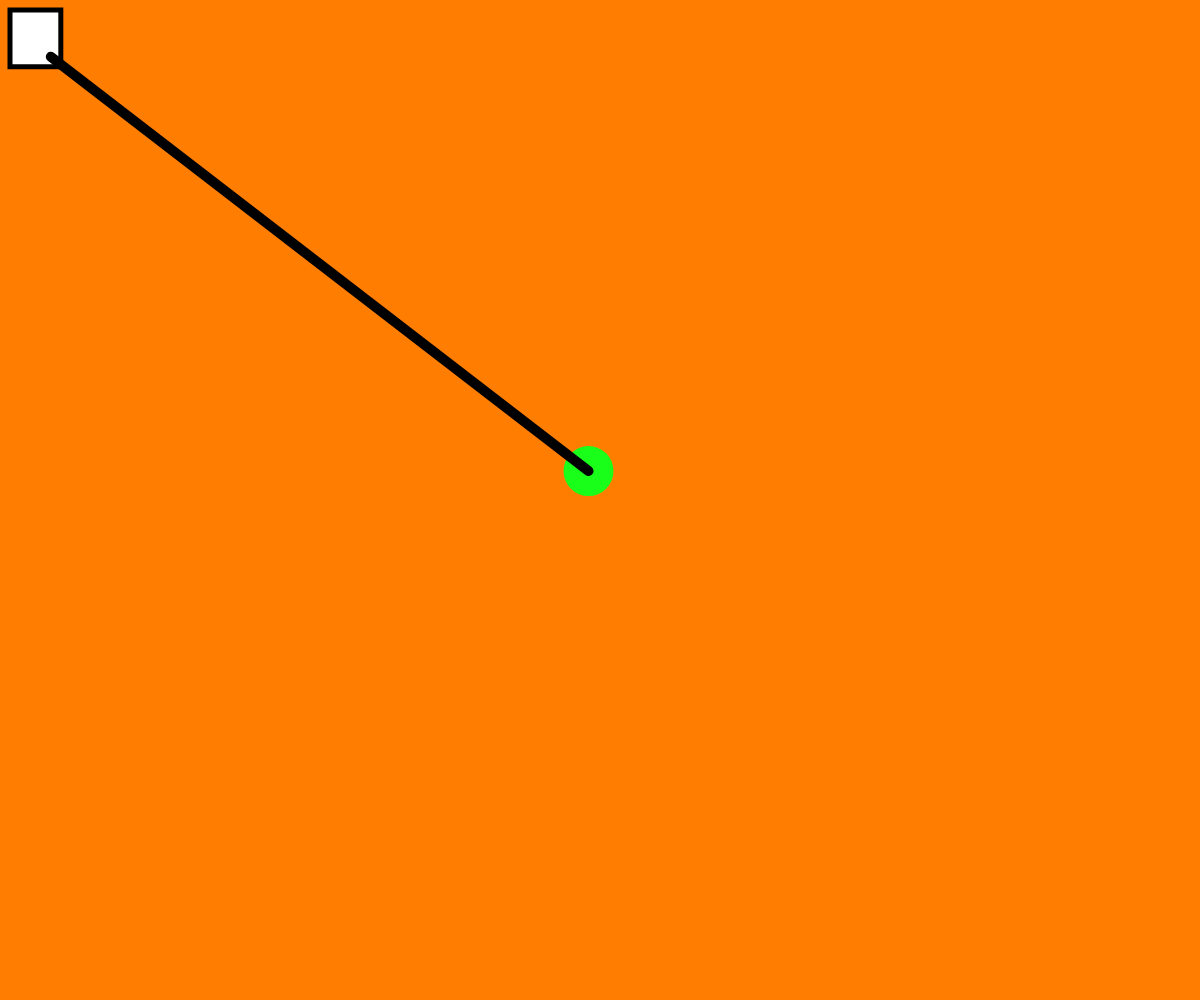
Frame 1 (no input)
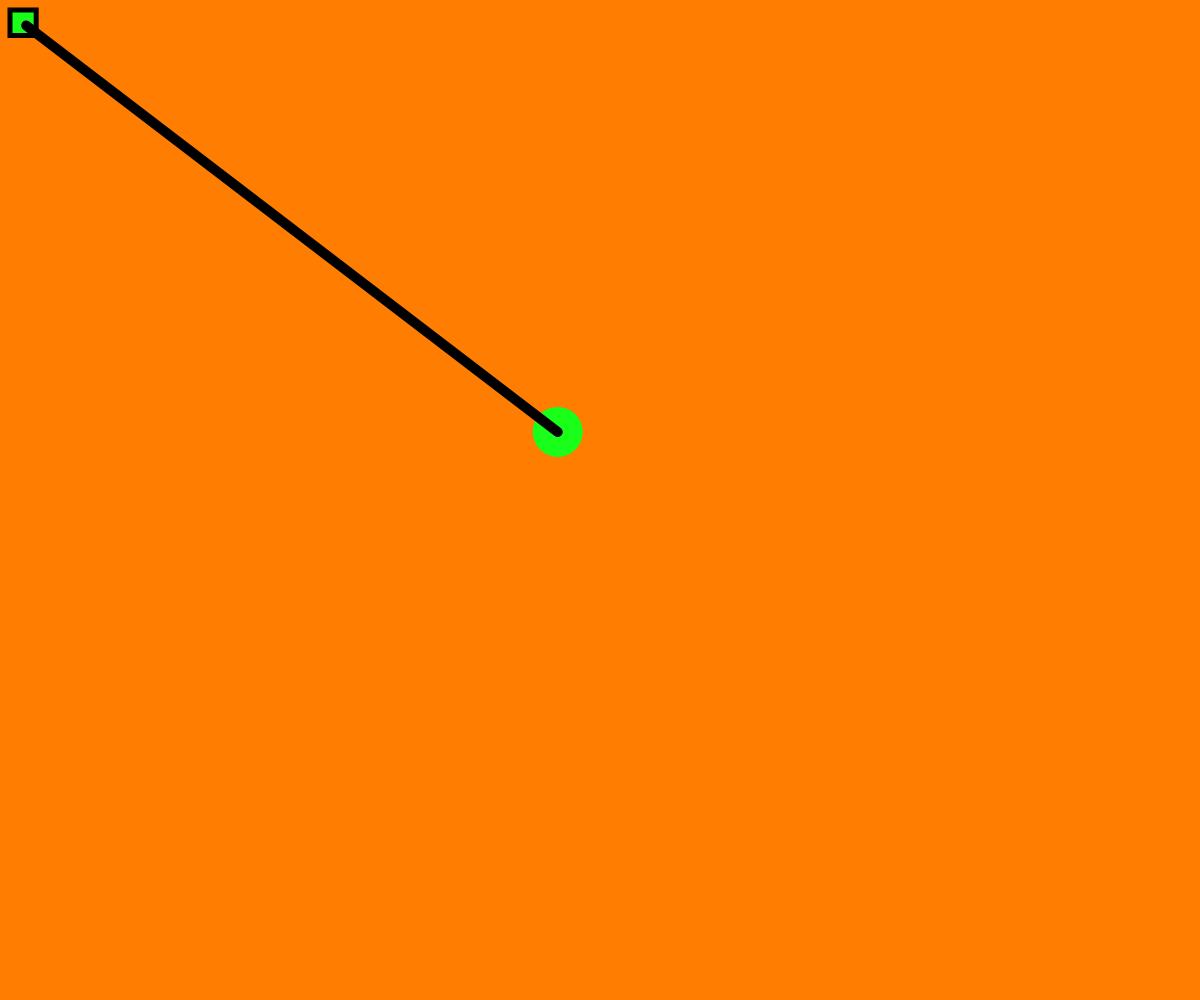
Frame 60 (no input)
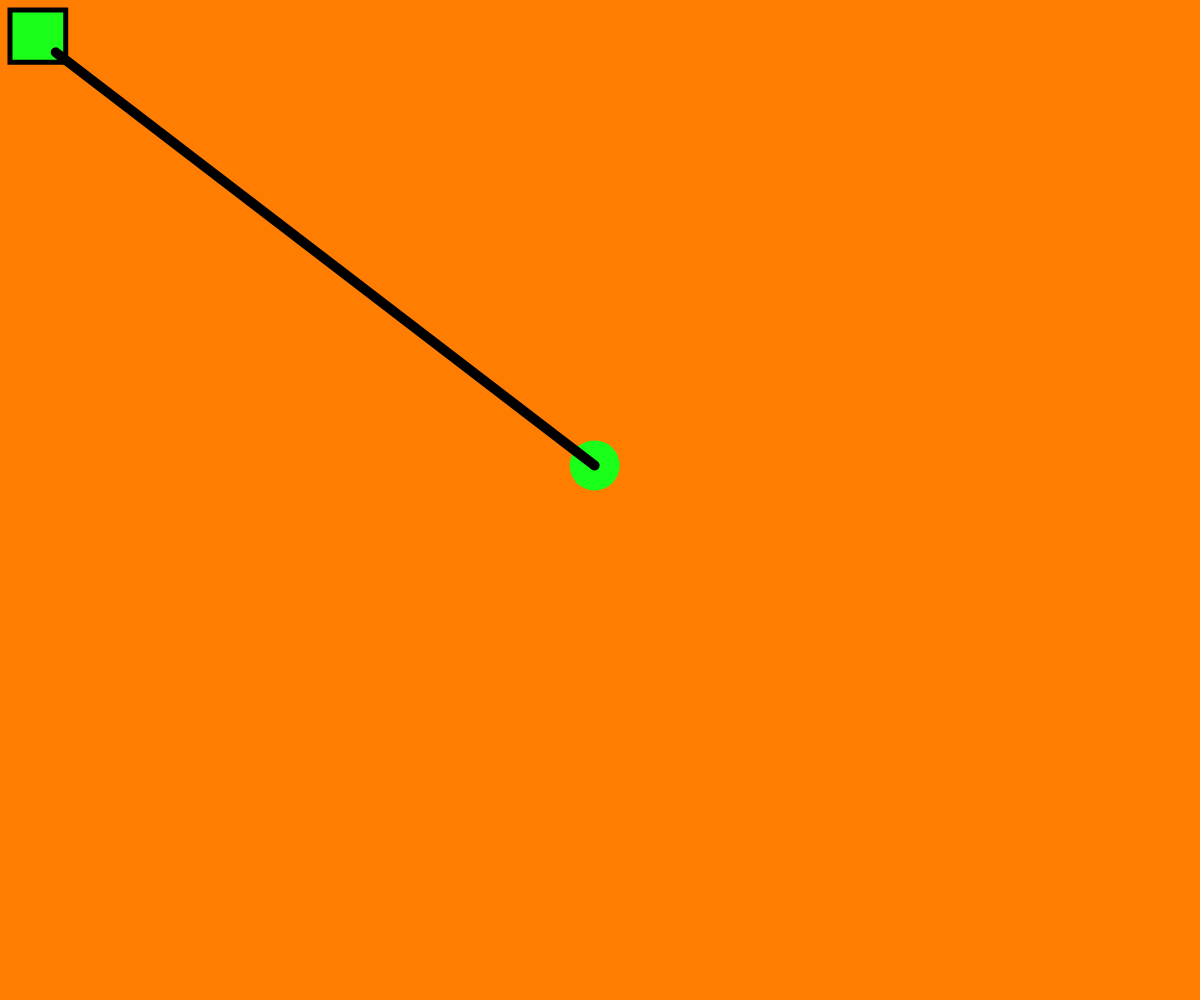
Frame 120 (the mouse pressed at the canvas centre since frame 60)

The p5.js sketch that drew these frames (run headless with seeded random() and noise() and a simulated clock; from frame 60 on, the mouse is pressed at the canvas centre):

// p5.js sketch
// ── sketch.js
let a = 1;

let size = 50;

let x_pos = 0;
let y_pos = 0;

function setup() {
	createCanvas(windowWidth, windowHeight);
	x_pos = windowWidth/2 - size/2;
	y_pos = windowHeight/2 - size;
}

function draw() {
	background(255,125,0);
	//console.log(mouseX);

	strokeWeight(5);
	rect(10,10,40+20*cos(a),40+20*sin(a));

	strokeWeight(0);
	fill(25,255,25);
	ellipse(x_pos+25*cos(a),y_pos+25*sin(a),size);

	strokeWeight(10);
	line(40+20*cos(a),40+20*sin(a),x_pos+25*cos(a),y_pos+25*sin(a))

	a += 0.05;
}
